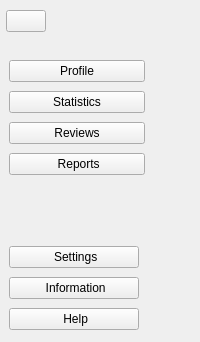
     <widget class="QCustomSlideMenu" name="main_menu" native="true">
      <property name="minimumSize">
       <size>
        <width>0</width>
        <height>0</height>
       </size>
      </property>
      <layout class="QHBoxLayout" name="horizontalLayout_2">
       <property name="spacing">
        <number>0</number>
       </property>
       <property name="leftMargin">
        <number>0</number>
       </property>
       <property name="topMargin">
        <number>0</number>
       </property>
       <property name="rightMargin">
        <number>0</number>
       </property>
       <property name="bottomMargin">
        <number>0</number>
       </property>
       <item alignment="Qt::AlignmentFlag::AlignLeft">
        <widget class="QWidget" name="widget" native="true">
         <layout class="QVBoxLayout" name="verticalLayout">
          <property name="spacing">
           <number>6</number>
          </property>
          <property name="leftMargin">
           <number>0</number>
          </property>
          <property name="topMargin">
           <number>0</number>
          </property>
          <property name="rightMargin">
           <number>0</number>
          </property>
          <property name="bottomMargin">
           <number>0</number>
          </property>
          <item alignment="Qt::AlignmentFlag::AlignLeft|Qt::AlignmentFlag::AlignTop">
           <widget class="QWidget" name="widget_5" native="true">
            <property name="minimumSize">
             <size>
              <width>46</width>
              <height>42</height>
             </size>
            </property>
            <layout class="QVBoxLayout" name="verticalLayout_2">
             <property name="spacing">
              <number>0</number>
             </property>
             <property name="leftMargin">
              <number>6</number>
             </property>
             <property name="topMargin">
              <number>6</number>
             </property>
             <property name="rightMargin">
              <number>6</number>
             </property>
             <property name="bottomMargin">
              <number>6</number>
             </property>
             <item>
              <widget class="QPushButton" name="menuBtn">
               <property name="cursor">
                <cursorShape>PointingHandCursor</cursorShape>
               </property>
               <property name="toolTip">
                <string>Menu</string>
               </property>
               <property name="text">
                <string />
               </property>
               <property name="icon">
                <iconset resource="../Qss/icons/_icons.qrc">
                 <normaloff>:/feather/icons/feather/menu.png</normaloff>:/feather/icons/feather/menu.png</iconset>
               </property>
              </widget>
             </item>
            </layout>
           </widget>
          </item>
          <item alignment="Qt::AlignmentFlag::AlignLeft|Qt::AlignmentFlag::AlignTop">
           <widget class="QWidget" name="widget_3" native="true">
            <property name="minimumSize">
             <size>
              <width>148</width>
              <height>140</height>
             </size>
            </property>
            <layout class="QVBoxLayout" name="verticalLayout_3">
             <property name="rightMargin">
              <number>3</number>
             </property>
             <item>
              <widget class="QPushButton" name="homeBtn">
               <property name="cursor">
                <cursorShape>PointingHandCursor</cursorShape>
               </property>
               <property name="toolTip">
                <string>Profile</string>
               </property>
               <property name="text">
                <string>Profile</string>
               </property>
               <property name="icon">
                <iconset resource="../Qss/icons/_icons.qrc">
                 <normaloff>:/feather/icons/feather/home.png</normaloff>:/feather/icons/feather/home.png</iconset>
               </property>
              </widget>
             </item>
             <item>
              <widget class="QPushButton" name="dataBtn">
               <property name="cursor">
                <cursorShape>PointingHandCursor</cursorShape>
               </property>
               <property name="toolTip">
                <string>Statistics</string>
               </property>
               <property name="text">
                <string>Statistics</string>
               </property>
               <property name="icon">
                <iconset resource="../Qss/icons/_icons.qrc">
                 <normaloff>:/feather/icons/feather/pie-chart.png</normaloff>:/feather/icons/feather/pie-chart.png</iconset>
               </property>
              </widget>
             </item>
             <item>
              <widget class="QPushButton" name="graphsBtn">
               <property name="cursor">
                <cursorShape>PointingHandCursor</cursorShape>
               </property>
               <property name="toolTip">
                <string> Reviews </string>
               </property>
               <property name="text">
                <string> Reviews </string>
               </property>
               <property name="icon">
                <iconset resource="../Qss/icons/_icons.qrc">
                 <normaloff>:/feather/icons/feather/star.png</normaloff>:/feather/icons/feather/star.png</iconset>
               </property>
              </widget>
             </item>
             <item>
              <widget class="QPushButton" name="reportsBtn">
               <property name="cursor">
                <cursorShape>PointingHandCursor</cursorShape>
               </property>
               <property name="toolTip">
                <string> Reports</string>
               </property>
               <property name="text">
                <string> Reports</string>
               </property>
               <property name="icon">
                <iconset resource="../Qss/icons/_icons.qrc">
                 <normaloff>:/feather/icons/feather/printer.png</normaloff>:/feather/icons/feather/printer.png</iconset>
               </property>
              </widget>
             </item>
            </layout>
           </widget>
          </item>
          <item>
           <spacer name="verticalSpacer">
            <property name="orientation">
             <enum>Qt::Orientation::Vertical</enum>
            </property>
            <property name="sizeType">
             <enum>QSizePolicy::Policy::Expanding</enum>
            </property>
            <property name="sizeHint" stdset="0">
             <size>
              <width>20</width>
              <height>40</height>
             </size>
            </property>
           </spacer>
          </item>
          <item>
           <widget class="QWidget" name="widget_4" native="true">
            <property name="minimumSize">
             <size>
              <width>114</width>
              <height>108</height>
             </size>
            </property>
            <layout class="QVBoxLayout" name="verticalLayout_4">
             <item>
              <widget class="QPushButton" name="settingsBtn">
               <property name="cursor">
                <cursorShape>PointingHandCursor</cursorShape>
               </property>
               <property name="toolTip">
                <string> Settings</string>
               </property>
               <property name="text">
                <string> Settings</string>
               </property>
               <property name="icon">
                <iconset resource="../Qss/icons/_icons.qrc">
                 <normaloff>:/feather/icons/feather/settings.png</normaloff>:/feather/icons/feather/settings.png</iconset>
               </property>
              </widget>
             </item>
             <item>
              <widget class="QPushButton" name="infoBtn">
               <property name="cursor">
                <cursorShape>PointingHandCursor</cursorShape>
               </property>
               <property name="toolTip">
                <string> Information</string>
               </property>
               <property name="text">
                <string> Information</string>
               </property>
               <property name="icon">
                <iconset resource="../Qss/icons/_icons.qrc">
                 <normaloff>:/feather/icons/feather/info.png</normaloff>:/feather/icons/feather/info.png</iconset>
               </property>
              </widget>
             </item>
             <item>
              <widget class="QPushButton" name="helpBtn">
               <property name="cursor">
                <cursorShape>PointingHandCursor</cursorShape>
               </property>
               <property name="toolTip">
                <string> Help</string>
               </property>
               <property name="text">
                <string> Help</string>
               </property>
               <property name="icon">
                <iconset resource="../Qss/icons/_icons.qrc">
                 <normaloff>:/feather/icons/feather/help-circle.png</normaloff>:/feather/icons/feather/help-circle.png</iconset>
               </property>
              </widget>
             </item>
            </layout>
           </widget>
          </item>
         </layout>
        </widget>
       </item>
      </layout>
     </widget>
